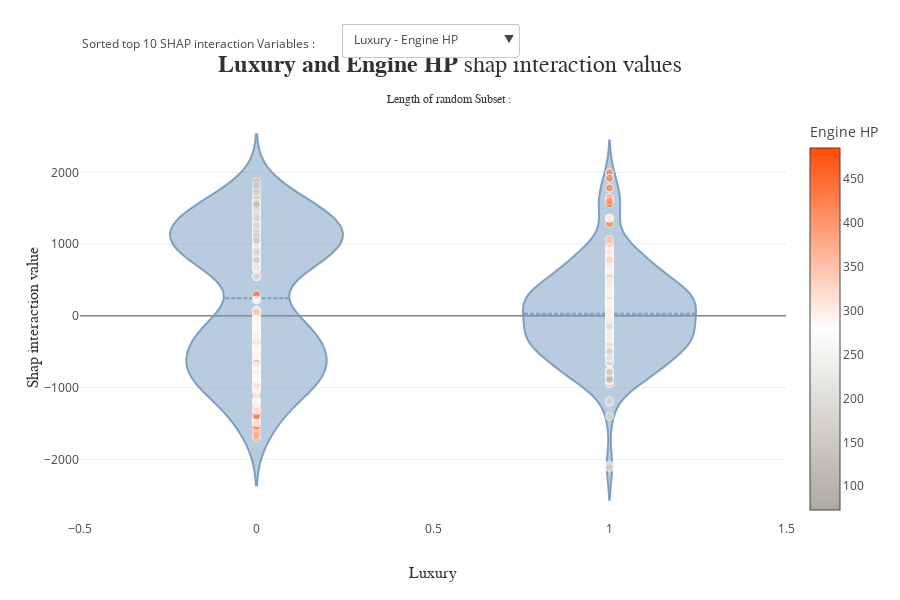

Source (notebook cell):
### Markdown cell above
Engine HP, production year , and Luxury have the most infuence on model
crossover Hybrid and High-performance have the least impact on model

### Code cell
# top interactions
# examine assumptions about interactions between each feature
xpl.plot.top_interactions_plot(nb_top_interactions=10)

### Figure 1 — Plotly figure (JSON) as saved in the notebook; plotly's stock layout.template omitted (floating-point values rounded to 4 significant figures; data arrays with more than 128 entries replaced by an {"elided": "..."} marker saying what was removed)
{"data": [{"line": {"color": "rgba(117, 152, 189, 0.9)"}, "marker": {"line": {"color": "white", "width": 0.8}, "opacity": 0.8, "size": 8}, "meanline": {"visible": true}, "scalemode": "count", "showlegend": false, "type": "violin", "visible": true, "x": {"elided": "304 int values"}, "y": {"elided": "304 float values"}}, {"line": {"color": "rgba(117, 152, 189, 0.9)"}, "marker": {"line": {"color": "white", "width": 0.8}, "opacity": 0.8, "size": 8}, "meanline": {"visible": true}, "scalemode": "count", "showlegend": false, "type": "violin", "visible": true, "x": {"elided": "196 int values"}, "y": {"elided": "196 float values"}}, {"hovertemplate": "Luxury=%{x}<br>Shap interaction value=%{y}<br>Engine HP=%{marker.color}<extra></extra>", "legendgroup": "", "marker": {"color": {"elided": "500 int values"}, "coloraxis": "coloraxis", "line": {"color": "white", "width": 0.8}, "opacity": 0.8, "size": 8, "symbol": "circle"}, "mode": "markers", "name": "", "orientation": "v", "showlegend": false, "type": "scatter", "visible": true, "x": {"elided": "500 int values"}, "xaxis": "x", "y": {"elided": "500 float values"}, "yaxis": "y"}, {"hovertemplate": "Engine HP=%{x}<br>Shap interaction value=%{y}<br>Year=%{marker.color}<extra></extra>", "legendgroup": "", "marker": {"color": {"elided": "500 int values"}, "coloraxis": "coloraxis", "line": {"color": "white", "width": 0.8}, "opacity": 0.8, "size": 8, "symbol": "circle"}, "mode": "markers", "name": "", "orientation": "v", "showlegend": false, "type": "scatter", "visible": false, "x": {"elided": "500 int values"}, "xaxis": "x", "y": {"elided": "500 float values"}, "yaxis": "y"}, {"line": {"color": "rgba(117, 152, 189, 0.9)"}, "marker": {"line": {"color": "white", "width": 0.8}, "opacity": 0.8, "size": 8}, "meanline": {"visible": true}, "scalemode": "count", "showlegend": false, "type": "violin", "visible": false, "x": {"elided": "304 int values"}, "y": {"elided": "304 float values"}}, {"line": {"color": "rgba(117, 152, 189, 0.9)"}, "marker": {"line": {"color": "white", "width": 0.8}, "opacity": 0.8, "size": 8}, "meanline": {"visible": true}, "scalemode": "count", "showlegend": false, "type": "violin", "visible": false, "x": {"elided": "196 int values"}, "y": {"elided": "196 float values"}}, {"hovertemplate": "Luxury=%{x}<br>Shap interaction value=%{y}<br>Year=%{marker.color}<extra></extra>", "legendgroup": "", "marker": {"color": {"elided": "500 int values"}, "coloraxis": "coloraxis", "line": {"color": "white", "width": 0.8}, "opacity": 0.8, "size": 8, "symbol": "circle"}, "mode": "markers", "name": "", "orientation": "v", "showlegend": false, "type": "scatter", "visible": false, "x": {"elided": "500 int values"}, "xaxis": "x", "y": {"elided": "500 float values"}, "yaxis": "y"}, {"hovertemplate": "Engine HP=%{x}<br>Shap interaction value=%{y}<br>Make=%{marker.color}<extra></extra>", "legendgroup": "", "marker": {"color": {"elided": "500 int values"}, "coloraxis": "coloraxis", "line": {"color": "white", "width": 0.8}, "opacity": 0.8, "size": 8, "symbol": "circle"}, "mode": "markers", "name": "", "orientation": "v", "showlegend": false, "type": "scatter", "visible": false, "x": {"elided": "500 int values"}, "xaxis": "x", "y": {"elided": "500 float values"}, "yaxis": "y"}, {"hovertemplate": "Vehicle Style=%{x}<br>Shap interaction value=%{y}<br>Engine HP=%{marker.color}<extra></extra>", "legendgroup": "", "marker": {"color": {"elided": "500 int values"}, "coloraxis": "coloraxis", "line": {"color": "white", "width": 0.8}, "opacity": 0.8, "size": 8, "symbol": "circle"}, "mode": "markers", "name": "", "orientation": "v", "showlegend": false, "type": "scatter", "visible": false, "x": {"elided": "500 int values"}, "xaxis": "x", "y": {"elided": "500 float values"}, "yaxis": "y"}, {"line": {"color": "rgba(117, 152, 189, 0.9)"}, "marker": {"line": {"color": "white", "width": 0.8}, "opacity": 0.8, "size": 8}, "meanline": {"visible": true}, "scalemode": "count", "showlegend": false, "type": "violin", "visible": false, "x": {"elided": "304 int values"}, "y": {"elided": "304 float values"}}, {"line": {"color": "rgba(117, 152, 189, 0.9)"}, "marker": {"line": {"color": "white", "width": 0.8}, "opacity": 0.8, "size": 8}, "meanline": {"visible": true}, "scalemode": "count", "showlegend": false, "type": "violin", "visible": false, "x": {"elided": "196 int values"}, "y": {"elided": "196 float values"}}, {"hovertemplate": "Luxury=%{x}<br>Shap interaction value=%{y}<br>Popularity=%{marker.color}<extra></extra>", "legendgroup": "", "marker": {"color": {"elided": "500 int values"}, "coloraxis": "coloraxis", "line": {"color": "white", "width": 0.8}, "opacity": 0.8, "size": 8, "symbol": "circle"}, "mode": "markers", "name": "", "orientation": "v", "showlegend": false, "type": "scatter", "visible": false, "x": {"elided": "500 int values"}, "xaxis": "x", "y": {"elided": "500 float values"}, "yaxis": "y"}, {"line": {"color": "rgba(117, 152, 189, 0.9)"}, "marker": {"line": {"color": "white", "width": 0.8}, "opacity": 0.8, "size": 8}, "meanline": {"visible": true}, "scalemode": "count", "showlegend": false, "type": "violin", "visible": false, "x": {"elided": "304 int values"}, "y": {"elided": "304 float values"}}, {"line": {"color": "rgba(117, 152, 189, 0.9)"}, "marker": {"line": {"color": "white", "width": 0.8}, "opacity": 0.8, "size": 8}, "meanline": {"visible": true}, "scalemode": "count", "showlegend": false, "type": "violin", "visible": false, "x": {"elided": "196 int values"}, "y": {"elided": "196 float values"}}, {"hovertemplate": "Luxury=%{x}<br>Shap interaction value=%{y}<br>Vehicle Size=%{marker.color}<extra></extra>", "legendgroup": "", "marker": {"color": {"elided": "500 int values"}, "coloraxis": "coloraxis", "line": {"color": "white", "width": 0.8}, "opacity": 0.8, "size": 8, "symbol": "circle"}, "mode": "markers", "name": "", "orientation": "v", "showlegend": false, "type": "scatter", "visible": false, "x": {"elided": "500 int values"}, "xaxis": "x", "y": {"elided": "500 float values"}, "yaxis": "y"}, {"line": {"color": "rgba(117, 152, 189, 0.9)"}, "marker": {"line": {"color": "white", "width": 0.8}, "opacity": 0.8, "size": 8}, "meanline": {"visible": true}, "scalemode": "count", "showlegend": false, "type": "violin", "visible": false, "x": {"elided": "304 int values"}, "y": {"elided": "304 float values"}}, {"line": {"color": "rgba(117, 152, 189, 0.9)"}, "marker": {"line": {"color": "white", "width": 0.8}, "opacity": 0.8, "size": 8}, "meanline": {"visible": true}, "scalemode": "count", "showlegend": false, "type": "violin", "visible": false, "x": {"elided": "196 int values"}, "y": {"elided": "196 float values"}}, {"hovertemplate": "Luxury=%{x}<br>Shap interaction value=%{y}<br>Vehicle Style=%{marker.color}<extra></extra>", "legendgroup": "", "marker": {"color": {"elided": "500 int values"}, "coloraxis": "coloraxis", "line": {"color": "white", "width": 0.8}, "opacity": 0.8, "size": 8, "symbol": "circle"}, "mode": "markers", "name": "", "orientation": "v", "showlegend": false, "type": "scatter", "visible": false, "x": {"elided": "500 int values"}, "xaxis": "x", "y": {"elided": "500 float values"}, "yaxis": "y"}, {"hovertemplate": "Engine HP=%{x}<br>Shap interaction value=%{y}<br>Model=%{marker.color}<extra></extra>", "legendgroup": "", "marker": {"color": {"elided": "500 int values"}, "coloraxis": "coloraxis", "line": {"color": "white", "width": 0.8}, "opacity": 0.8, "size": 8, "symbol": "circle"}, "mode": "markers", "name": "", "orientation": "v", "showlegend": false, "type": "scatter", "visible": false, "x": {"elided": "500 int values"}, "xaxis": "x", "y": {"elided": "500 float values"}, "yaxis": "y"}, {"hovertemplate": "Popularity=%{x}<br>Shap interaction value=%{y}<br>Engine HP=%{marker.color}<extra></extra>", "legendgroup": "", "marker": {"color": {"elided": "500 int values"}, "coloraxis": "coloraxis", "line": {"color": "white", "width": 0.8}, "opacity": 0.8, "size": 8, "symbol": "circle"}, "mode": "markers", "name": "", "orientation": "v", "showlegend": false, "type": "scatter", "visible": false, "x": {"elided": "500 int values"}, "xaxis": "x", "y": {"elided": "500 float values"}, "yaxis": "y"}], "layout": {"annotations": [{"align": "left", "showarrow": false, "text": "Sorted top 10 SHAP interaction Variables :", "x": 0, "xref": "paper", "y": 1.2, "yref": "paper"}], "coloraxis": {"colorbar": {"title": {"text": "Engine HP"}}, "colorscale": [[0, "rgb(175, 169, 157)"], [0.5, "rgb(255, 255, 255)"], [1, "rgb(255, 77, 7)"]]}, "height": 600, "hovermode": "closest", "title": {"font": {"color": "rgb(50, 50, 50)", "family": "Arial", "size": 24}, "text": "<b>Luxury and Engine HP</b> shap interaction values<span style='font-size: 12px;'><br />Length of random Subset : </span>", "x": 0.5, "xanchor": "center", "y": 0.88, "yanchor": "top"}, "updatemenus": [{"active": 0, "buttons": [{"args": [{"visible": [true, true, true, false, false, false, false, false, false, false, false, false, false, false, false, false, false, false, false, false]}, {"coloraxis": {"colorbar": {"title": {"text": "Engine HP"}}, "colorscale": [[0, "rgb(175, 169, 157)"], [0.5, "rgb(255, 255, 255)"], [1, "rgb(255, 77, 7)"]]}, "legend": {"title": {"text": "Engine HP"}}, "title": {"font": {"color": "rgb(50, 50, 50)", "family": "Arial", "size": 24}, "text": "<b>Luxury and Engine HP</b> shap interaction values<span style='font-size: 12px;'><br />Length of random Subset : </span>", "x": 0.5, "xanchor": "center", "y": 0.88, "yanchor": "top"}, "xaxis": {"title": {"font": {"color": "rgb(50, 50, 50)", "family": "Arial Black", "size": 16}, "text": "Luxury"}}}], "label": "Luxury - Engine HP", "method": "update"}, {"args": [{"visible": [false, false, false, true, false, false, false, false, false, false, false, false, false, false, false, false, false, false, false, false]}, {"coloraxis": {"colorbar": {"title": {"text": "Year"}}, "colorscale": [[0, "rgb(175, 169, 157)"], [0.5, "rgb(255, 255, 255)"], [1, "rgb(255, 77, 7)"]]}, "legend": {"title": {"text": "Year"}}, "title": {"font": {"color": "rgb(50, 50, 50)", "family": "Arial", "size": 24}, "text": "<b>Engine HP and Year</b> shap interaction values<span style='font-size: 12px;'><br />Length of random Subset : </span>", "x": 0.5, "xanchor": "center", "y": 0.88, "yanchor": "top"}, "xaxis": {"title": {"font": {"color": "rgb(50, 50, 50)", "family": "Arial Black", "size": 16}, "text": "Engine HP"}}}], "label": "Engine HP - Year", "method": "update"}, {"args": [{"visible": [false, false, false, false, true, true, true, false, false, false, false, false, false, false, false, false, false, false, false, false]}, {"coloraxis": {"colorbar": {"title": {"text": "Year"}}, "colorscale": [[0, "rgb(175, 169, 157)"], [0.5, "rgb(255, 255, 255)"], [1, "rgb(255, 77, 7)"]]}, "legend": {"title": {"text": "Year"}}, "title": {"font": {"color": "rgb(50, 50, 50)", "family": "Arial", "size": 24}, "text": "<b>Luxury and Year</b> shap interaction values<span style='font-size: 12px;'><br />Length of random Subset : </span>", "x": 0.5, "xanchor": "center", "y": 0.88, "yanchor": "top"}, "xaxis": {"title": {"font": {"color": "rgb(50, 50, 50)", "family": "Arial Black", "size": 16}, "text": "Luxury"}}}], "label": "Luxury - Year", "method": "update"}, {"args": [{"visible": [false, false, false, false, false, false, false, true, false, false, false, false, false, false, false, false, false, false, false, false]}, {"coloraxis": {"colorbar": {"title": {"text": "Make"}}, "colorscale": [[0, "rgb(175, 169, 157)"], [0.5, "rgb(255, 255, 255)"], [1, "rgb(255, 77, 7)"]]}, "legend": {"title": {"text": "Make"}}, "title": {"font": {"color": "rgb(50, 50, 50)", "family": "Arial", "size": 24}, "text": "<b>Engine HP and Make</b> shap interaction values<span style='font-size: 12px;'><br />Length of random Subset : </span>", "x": 0.5, "xanchor": "center", "y": 0.88, "yanchor": "top"}, "xaxis": {"title": {"font": {"color": "rgb(50, 50, 50)", "family": "Arial Black", "size": 16}, "text": "Engine HP"}}}], "label": "Engine HP - Make", "method": "update"}, {"args": [{"visible": [false, false, false, false, false, false, false, false, true, false, false, false, false, false, false, false, false, false, false, false]}, {"coloraxis": {"colorbar": {"title": {"text": "Engine HP"}}, "colorscale": [[0, "rgb(175, 169, 157)"], [0.5, "rgb(255, 255, 255)"], [1, "rgb(255, 77, 7)"]]}, "legend": {"title": {"text": "Engine HP"}}, "title": {"font": {"color": "rgb(50, 50, 50)", "family": "Arial", "size": 24}, "text": "<b>Vehicle Style and Engine HP</b> shap interaction values<span style='font-size: 12px;'><br />Length of random Subset : </span>", "x": 0.5, "xanchor": "center", "y": 0.88, "yanchor": "top"}, "xaxis": {"title": {"font": {"color": "rgb(50, 50, 50)", "family": "Arial Black", "size": 16}, "text": "Vehicle Style"}}}], "label": "Vehicle Style - Engine HP", "method": "update"}, {"args": [{"visible": [false, false, false, false, false, false, false, false, false, true, true, true, false, false, false, false, false, false, false, false]}, {"coloraxis": {"colorbar": {"title": {"text": "Popularity"}}, "colorscale": [[0, "rgb(175, 169, 157)"], [0.5, "rgb(255, 255, 255)"], [1, "rgb(255, 77, 7)"]]}, "legend": {"title": {"text": "Popularity"}}, "title": {"font": {"color": "rgb(50, 50, 50)", "family": "Arial", "size": 24}, "text": "<b>Luxury and Popularity</b> shap interaction values<span style='font-size: 12px;'><br />Length of random Subset : </span>", "x": 0.5, "xanchor": "center", "y": 0.88, "yanchor": "top"}, "xaxis": {"title": {"font": {"color": "rgb(50, 50, 50)", "family": "Arial Black", "size": 16}, "text": "Luxury"}}}], "label": "Luxury - Popularity", "method": "update"}, {"args": [{"visible": [false, false, false, false, false, false, false, false, false, false, false, false, true, true, true, false, false, false, false, false]}, {"coloraxis": {"colorbar": {"title": {"text": "Vehicle Size"}}, "colorscale": [[0, "rgb(175, 169, 157)"], [0.5, "rgb(255, 255, 255)"], [1, "rgb(255, 77, 7)"]]}, "legend": {"title": {"text": "Vehicle Size"}}, "title": {"font": {"color": "rgb(50, 50, 50)", "family": "Arial", "size": 24}, "text": "<b>Luxury and Vehicle Size</b> shap interaction values<span style='font-size: 12px;'><br />Length of random Subset : </span>", "x": 0.5, "xanchor": "center", "y": 0.88, "yanchor": "top"}, "xaxis": {"title": {"font": {"color": "rgb(50, 50, 50)", "family": "Arial Black", "size": 16}, "text": "Luxury"}}}], "label": "Luxury - Vehicle Size", "method": "update"}, {"args": [{"visible": [false, false, false, false, false, false, false, false, false, false, false, false, false, false, false, true, true, true, false, false]}, {"coloraxis": {"colorbar": {"title": {"text": "Vehicle Style"}}, "colorscale": [[0, "rgb(175, 169, 157)"], [0.5, "rgb(255, 255, 255)"], [1, "rgb(255, 77, 7)"]]}, "legend": {"title": {"text": "Vehicle Style"}}, "title": {"font": {"color": "rgb(50, 50, 50)", "family": "Arial", "size": 24}, "text": "<b>Luxury and Vehicle Style</b> shap interaction values<span style='font-size: 12px;'><br />Length of random Subset : </span>", "x": 0.5, "xanchor": "center", "y": 0.88, "yanchor": "top"}, "xaxis": {"title": {"font": {"color": "rgb(50, 50, 50)", "family": "Arial Black", "size": 16}, "text": "Luxury"}}}], "label": "Luxury - Vehicle Style", "method": "update"}, {"args": [{"visible": [false, false, false, false, false, false, false, false, false, false, false, false, false, false, false, false, false, false, true, false]}, {"coloraxis": {"colorbar": {"title": {"text": "Model"}}, "colorscale": [[0, "rgb(175, 169, 157)"], [0.5, "rgb(255, 255, 255)"], [1, "rgb(255, 77, 7)"]]}, "legend": {"title": {"text": "Model"}}, "title": {"font": {"color": "rgb(50, 50, 50)", "family": "Arial", "size": 24}, "text": "<b>Engine HP and Model</b> shap interaction values<span style='font-size: 12px;'><br />Length of random Subset : </span>", "x": 0.5, "xanchor": "center", "y": 0.88, "yanchor": "top"}, "xaxis": {"title": {"font": {"color": "rgb(50, 50, 50)", "family": "Arial Black", "size": 16}, "text": "Engine HP"}}}], "label": "Engine HP - Model", "method": "update"}, {"args": [{"visible": [false, false, false, false, false, false, false, false, false, false, false, false, false, false, false, false, false, false, false, true]}, {"coloraxis": {"colorbar": {"title": {"text": "Engine HP"}}, "colorscale": [[0, "rgb(175, 169, 157)"], [0.5, "rgb(255, 255, 255)"], [1, "rgb(255, 77, 7)"]]}, "legend": {"title": {"text": "Engine HP"}}, "title": {"font": {"color": "rgb(50, 50, 50)", "family": "Arial", "size": 24}, "text": "<b>Popularity and Engine HP</b> shap interaction values<span style='font-size: 12px;'><br />Length of random Subset : </span>", "x": 0.5, "xanchor": "center", "y": 0.88, "yanchor": "top"}, "xaxis": {"title": {"font": {"color": "rgb(50, 50, 50)", "family": "Arial Black", "size": 16}, "text": "Popularity"}}}], "label": "Popularity - Engine HP", "method": "update"}], "direction": "down", "pad": {"r": 10, "t": 10}, "showactive": true, "x": 0.37, "xanchor": "left", "y": 1.25, "yanchor": "top"}], "width": 900, "xaxis": {"automargin": true, "title": {"font": {"color": "rgb(50, 50, 50)", "family": "Arial Black", "size": 16}, "text": "Luxury"}}, "yaxis": {"automargin": true, "title": {"font": {"color": "rgb(50, 50, 50)", "family": "Arial Black", "size": 16}, "text": "Shap interaction value"}}}}
